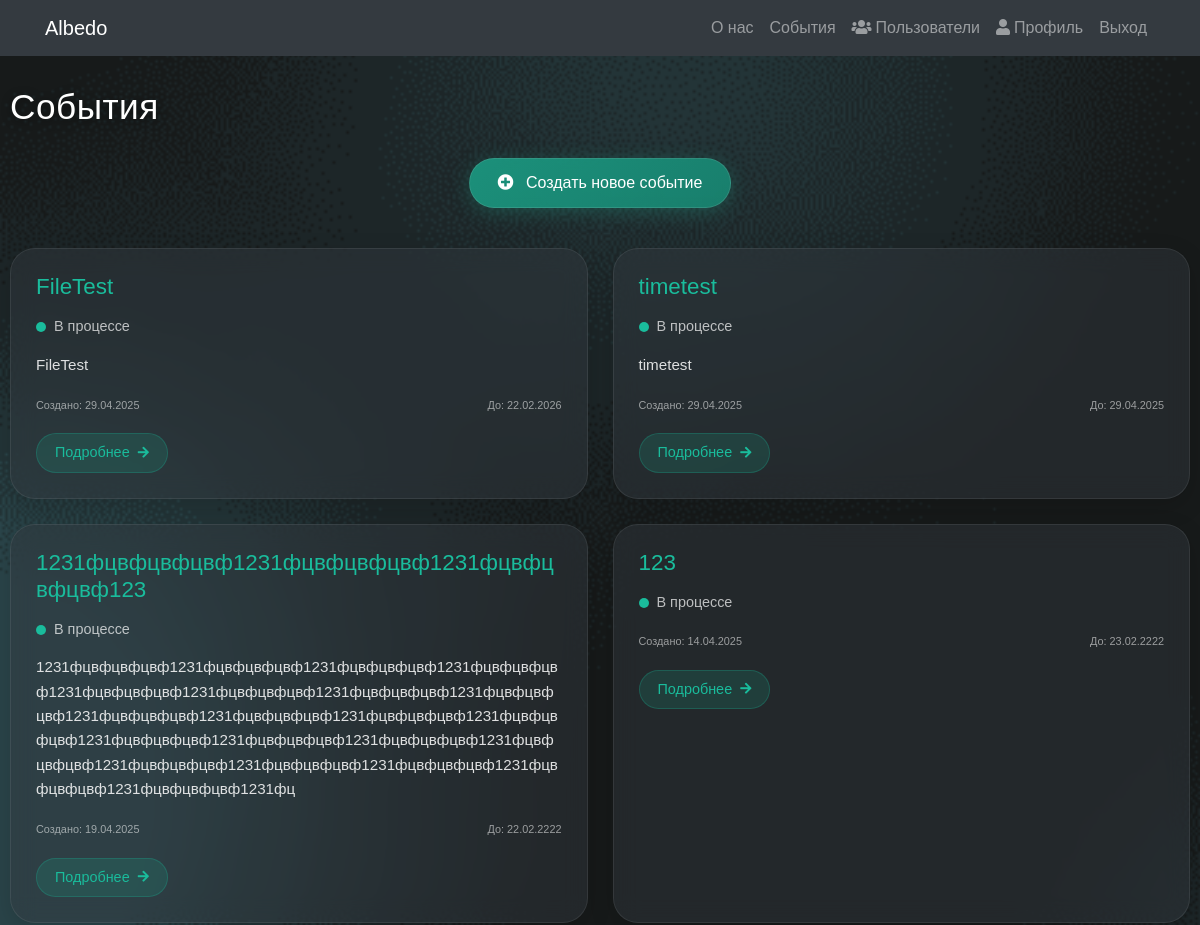
Before: /events/ (signed in, upper part) with the older database file.
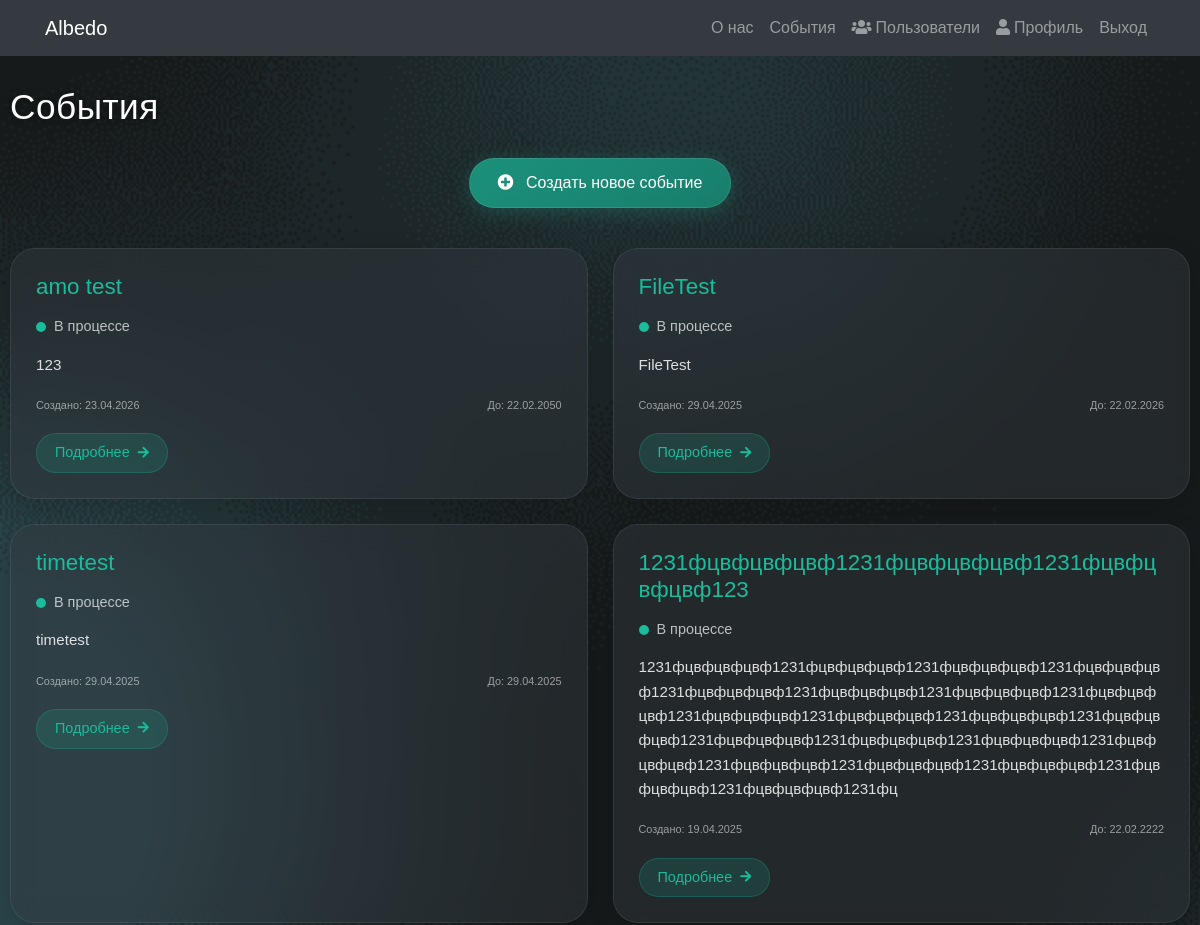
After: the same page with the newer database file.
### albedo/models.py (models this page shows, shortened)
class Event(models.Model):
    STATUS_CHOICES = (
        ('in_progress', 'В процессе'),
        ('closed', 'Закрыто'),
    )
    title = models.CharField(max_length=28, verbose_name="Заголовок")
    description = models.TextField(blank=True, max_length=300, verbose_name="Описание")
    created_at = models.DateTimeField(auto_now_add=True, verbose_name="Дата создания")
    status = models.CharField(
        max_length=11,
        choices=STATUS_CHOICES,
        default='in_progress',
        verbose_name="Статус"
    )
    limit_date = models.DateTimeField(null=True, blank=True, verbose_name="Срок сдачи")
    user = models.ForeignKey(
        User,
        on_delete=models.CASCADE,
        related_name='events',
        verbose_name="Пользователь"
    )
    file = models.ForeignKey(
        File,
        on_delete=models.SET_NULL,
        null=True,
        blank=True,
        related_name='events',
        verbose_name="Файл"
    )
    class Meta:
        verbose_name = "Событие"
        verbose_name_plural = "События"

### albedo/views.py (the view)
# urls.py: path('events/', views.event_list, name='event_list'),
@login_required
def event_list(request):
    events = Event.objects.filter(user__active=True).order_by('-status', '-created_at')
    return render(request, 'albedo/event_list.html', {'events': events})

### albedo/templates/albedo/event_list.html (shortened to what this page needs)
{% extends 'albedo/base.html' %}
{% load static %}
{% block content %}
<div style="padding: 30px 10px 0px 10px;">
    <div style="max-width: 1200px; margin: 0 auto 30px auto; display: flex; justify-content: space-between; align-items: center;">
        <h1 style="color: white; font-size: 2.2rem; margin: 0; text-shadow: 0 2px 10px rgba(0,0,0,0.5); font-weight: 300; letter-spacing: 0.5px;">События</h1>
    </div>
    <div style="text-align: center; margin-bottom: 40px;">
        {% if user.is_authenticated and user.active %}
            <a href="{% url 'create_event' %}" style="display: inline-block; background: linear-gradient(135deg, rgba(26, 188, 156, 0.7), rgba(22, 160, 133, 0.7)); color: white; padding: 12px 28px; border-radius: 25px; text-decoration: none; font-size: 1rem; font-weight: 400; transition: all 0.3s ease; box-shadow: 0 4px 20px rgba(26, 188, 156, 0.25); backdrop-filter: blur(5px); border: 1px solid rgba(255,255,255,0.1);">
                <i class="fas fa-plus-circle" style="margin-right: 8px;"></i> Создать новое событие
            </a>
        {% endif %}
    </div>
    <div style="display: grid; grid-template-columns: repeat(auto-fill, minmax(450px, 1fr)); gap: 25px; max-width: 1200px; margin: 0 auto;">
        {% for event in events %}
        <div style="background-color: rgba(52, 58, 64, 0.45); border-radius: 25px; padding: 25px; backdrop-filter: blur(12px); border: 1px solid rgba(255,255,255,0.08); box-shadow: 0 8px 25px rgba(0,0,0,0.15); transition: transform 0.3s ease, box-shadow 0.3s ease;">
            <h3 style="color: #1ABC9C; margin-top: 0; margin-bottom: 15px; font-size: 1.4rem; font-weight: 400; word-break: break-word;">
                {{ event.title }}
            </h3>
            <div style="display: flex; align-items: center; margin-bottom: 15px;">
                <span style="display: inline-block; width: 10px; height: 10px; border-radius: 50%; background-color: {% if event.status == 'in_progress' %}#1ABC9C{% else %}#E74C3C{% endif %}; margin-right: 8px;"></span>
                <p style="color: rgba(255,255,255,0.7); margin: 0; font-size: 0.9rem;">
                    {{ event.get_status_display }}
                </p>
            </div>
            <p style="color: rgba(255,255,255,0.85); margin-bottom: 20px; line-height: 1.6; font-size: 0.95rem; word-break: break-word; overflow-wrap: break-word;">
                {{ event.description|truncatewords:30 }}
            </p>
            <div style="display: flex; justify-content: space-between; margin-bottom: 20px; font-size: 0.85rem;">
                <small style="color: rgba(255,255,255,0.55);">Создано: {{ event.created_at|date:"d.m.Y" }}</small>
                {% if event.limit_date %}
                <small style="color: rgba(255,255,255,0.55);">До: {{ event.limit_date|date:"d.m.Y" }}</small>
                {% endif %}
            </div>
            <a href="{% url 'event_detail' event.id %}" style="display: inline-flex; align-items: center; background-color: rgba(26, 188, 156, 0.15); color: #1ABC9C; padding: 8px 18px; border-radius: 20px; text-decoration: none; border: 1px solid rgba(26, 188, 156, 0.25); transition: all 0.3s ease; font-size: 0.9rem;">
                Подробнее <i class="fas fa-arrow-right" style="margin-left: 8px; font-size: 0.8rem;"></i>
            </a>
        </div>
        {% endfor %}
    </div>
</div>
<link href="https://cdnjs.cloudflare.com/ajax/libs/font-awesome/5.15.4/css/all.min.css" rel="stylesheet">
{% endblock %}

Changed rows visible on the page:
no longer on this page (row unchanged): Event: title "123", status "В процессе", created_at "14.04.2025", limit_date "23.02.2222"
added Event: title "amo test", status "В процессе", description "123", created_at "23.04.2026", limit_date "22.02.2050"
